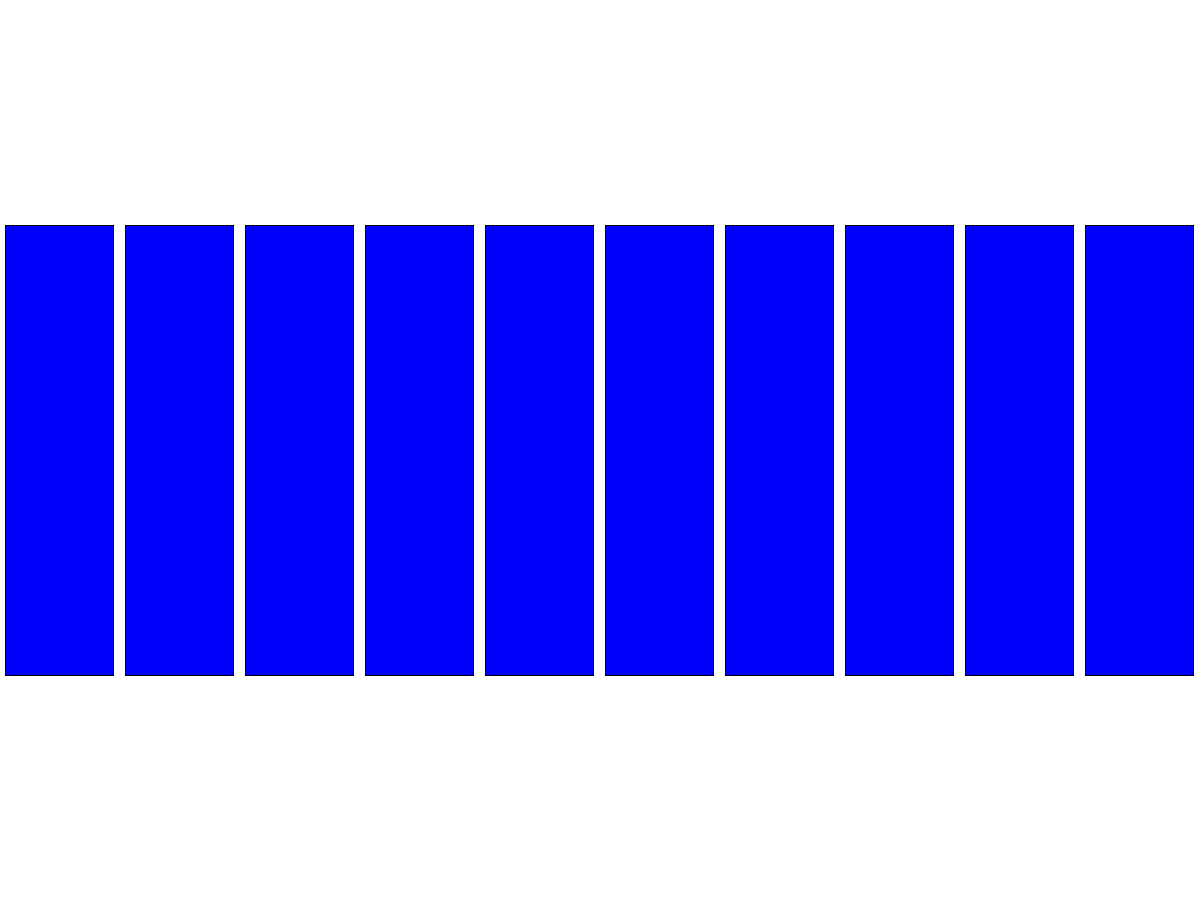
Frame 1 (no input)
Frame 60 (the mouse pressed at the canvas centre just before this capture): identical to frame 1, image omitted
Frame 120 (the mouse held since frame 60 and released just before this capture): identical to frame 1, image omitted

The Processing sketch that drew this single still picture (run headless with seeded random() and noise(); from frame 60 on, the mouse is pressed at the canvas centre):

// Processing sketch: B_Rq1
// ── B_Rq1.pde
// Parallel Arrays for Buttons and Racecars
// question 1

int n = 10; //number of rectangles

float[] rectX = new float[n];
color[][] rectColor = new color[n][2];
boolean[] swap = new boolean[n];

int rectY;
float rectWidth;
float rectHeight;
color fullBlue = color(0, 0, 255);
int spacing = 5;

void setup() 
{
  size(1200, 900);
  
  rectY = height/4;
  rectWidth = (width / n) * 0.9;
  rectHeight = height/ 2;
  
  int rectPosition = 0;
  while (rectPosition < n)
  {
    rectX[rectPosition] = (rectPosition * width / n) + spacing;
    swap[rectPosition] = false;
    
    rectColor[rectPosition][0] = fullBlue;
    rectColor[rectPosition][1] = color(red(fullBlue) + 255/n * rectPosition + 1,
                                       random(50,200), 
                                       blue(fullBlue) - 255/n * rectPosition + 1,
                                       random(130, 190));
    rectPosition++;
  }
}

void draw()
{
  background(255);
  
  int r = 0;
  while (r < n)
  {
    fill(rectColor[r][swap[r]?1:0]);
    rect(rectX[r], rectY, rectWidth, rectHeight);
    r++;
  }
  
  updateColors();
}

void updateColors()
{
  if (mouseY >= rectY &&
      mouseY <= rectY + rectHeight)
  {
    int rectCheck = 0;
    while (rectCheck < n)
    {
     if (mouseX >= rectX[rectCheck] &&
         mouseX <= rectX[rectCheck] + rectWidth)
         {
           swap[rectCheck] = true;
         }
         else
         {
           swap[rectCheck] = false;
         }
     rectCheck++; 
    }
  }
}
